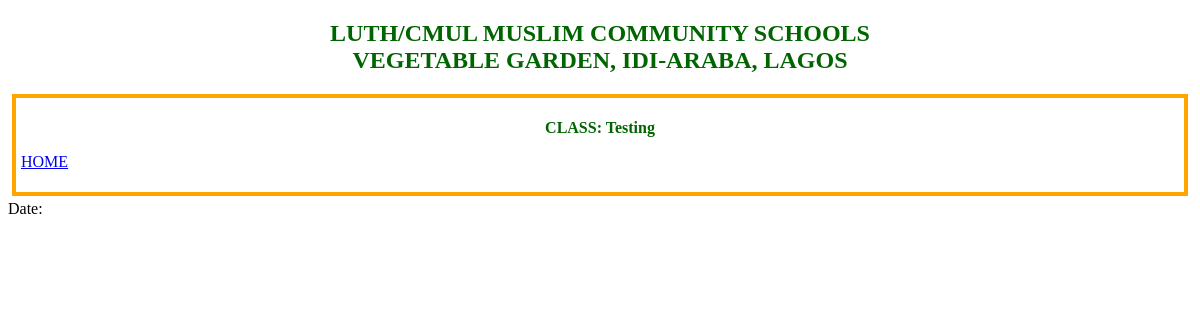
Page /testing/broad_sheet on the earlier database version.
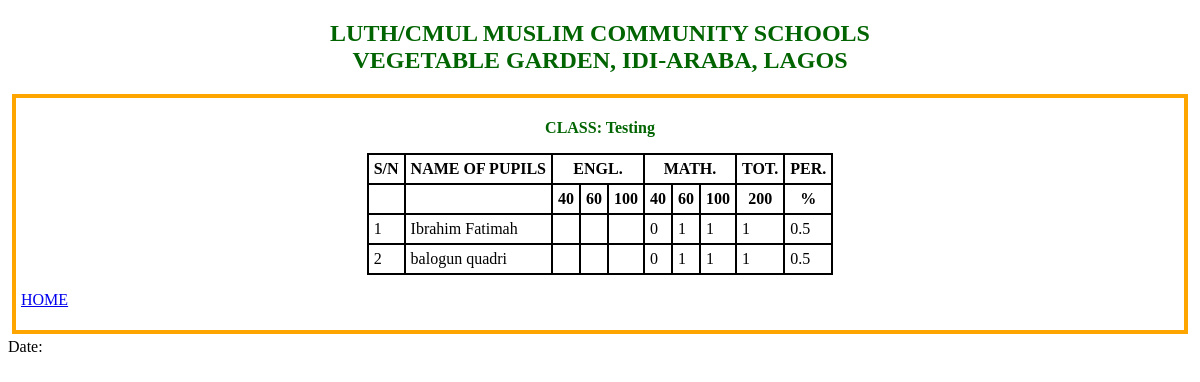
Same page on the later database version.
### main.py (models this page shows, shortened)
class Subject(db.Model):
	id = db.Column(db.Integer, primary_key=True)
	name = db.Column(db.String(50), nullable = False)
	classroom = db.Column(db.String(50), nullable = False)
	date_created = db.Column(db.DateTime, default = datetime.utcnow )

### main.py (the view)
@app.route("/<class_name>/broad_sheet", methods =['POST', 'GET'])
def broad_sheet(class_name):
	today = helper.curr_date()
	pupils = Pupil.query.filter_by(classroom = class_name).order_by(Pupil.l_name).all()
	scores = Score.query.filter_by(classroom = class_name).all()
	subject_list = Subject.query.filter_by(classroom = class_name).order_by(Subject.name).all()
	subject_list2 = [a.name for a in subject_list]
	broad_sheet1 = helper.broad_sheet_f(pupils = pupils, subjects = subject_list2, scores = scores)
	return render_template('test.html', cl_name = class_name, broad_sheet = broad_sheet1, subjects = subject_list2)

### helper.py (called while the page is built)
def curr_date():
	today = str(date.today())
	return today

def broad_sheet_f(pupils, subjects, scores):
	if len(subjects) < 1:
		return None
	elif len(scores) < 1:
		return None
	record = {}
	for pup in pupils:
		name = pup.l_name + ' ' + pup.f_name
		record.setdefault(name,{})
		pupil_record = []
		for score in scores:
			if pup.id == score.pupil_id:
				pupil_record.append(score)
		for sub in subjects:
			record[name].setdefault(sub, [])
			for rec in pupil_record:
				if sub == rec.subject_name:
						record[name][sub].append(rec.test_1 + rec.test_2)
						record[name][sub].append(rec.exam)
						record[name][sub].append(rec.test_1 + rec.test_2 + rec.exam)
		record[name].setdefault('grand_total', 0)
		total =0
		for key, value in record[name].items():
			if key != 'grand_total' and len(value) > 1:
				total += value[2]
		record[name]['grand_total'] = total
	return record

### templates/test.html (shortened to what this page needs)
{% extends 'base.html'%}
{% block content  %}
<header>
<p><strong>CLASS: {{cl_name|title}} </strong></p>
</header>
{% if broad_sheet  %}
<table summary="" >
	<tr>
	<th>S/N</th>
	<th>NAME OF PUPILS</th>
	{%	for sub in subjects %}
	<th colspan="3">{{sub[:4]|upper}}.</th>
	{% endfor %}
	<th>TOT.</th>
	<th>PER.</th>
	</tr>
	<tr>
	<th></th>
	<th></th>
	{%	for sub in subjects %}
	<th>40</th>
	<th>60</th>
	<th>100</th>
	{% endfor %}
	<th >
	{{subjects|length * 100}}
	</th>
	<th >%</th>
	</tr>
	{% for rec, rec2 in broad_sheet.items() %}
	<tr>
	<td>{{loop.index}}</td>
	<td>{{rec}}</td>
	{% for rec3, rec4 in rec2.items() %}
	{%  if rec3 != 'grand_total' %}
	<td>{{rec4[0]}}</td>
	<td>{{rec4[1]}}</td>
	<td>{{rec4[2]}}</td>
	{% endif %}
	{% endfor %}
	{% for rec3, rec4 in rec2.items() %}
	{%  if rec3 == 'grand_total' %}
	<td>{{rec4}}</td>
	<td>{{rec4/(subjects|length)}}</td>
	{%  endif %}
	{%  endfor %}
	</tr>
	{% endfor %}
	</table>
{% endif %}
<p><a href='{{url_for('home')}}'>HOME</a></p>
{%  endblock %}

### templates/base.html (shortened to what this page needs)
<!DOCTYPE html>
<html>
<head>
<link rel="stylesheet" href="{{url_for('static', filename='css/main.css')}}" />
</head>
<body onload="selectAs()">
<nav id="navbar">
<header><h1>LUTH/CMUL MUSLIM COMMUNITY SCHOOLS </br> VEGETABLE GARDEN, IDI-ARABA, LAGOS</h1></header>
</nav>
<main id="main-doc" >
{% block content  %}
{%  endblock %}
</main>
<footer>
<time>Date: {{today}}</time>
</footer>
</body>
</html>

### static/css/main.css (style rules this page uses)
html { font-family: Helvetica Times; }
table, th, td { border: 2px solid black; border-collapse: collapse; padding: 5px; }
header { color: darkgreen; text-align: center; }
table { margin-left: auto; margin-right: auto; }
main { border:4px solid orange; margin: 4px; padding: 5px; }

Differences in the rows shown:
added Subject: name "ENGL"
added Subject: name "MATH", rec4 "0", rec4 "1"
Other differences:
{{ subjects|length * 100 }}: (not shown) → "200"
text now shown: "S/N NAME OF PUPILS TOT. PER. %"
new list line: "1 Ibrahim Fatimah 1 0.5"
new list line: "2 balogun quadri 1 0.5"
